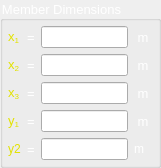
  <widget class="QGroupBox" name="gridGroupBox_4">
   <property name="geometry">
    <rect>
     <x>10</x>
     <y>490</y>
     <width>161</width>
     <height>161</height>
    </rect>
   </property>
   <property name="font">
    <font>
     <family>MS Shell Dlg 2</family>
     <pointsize>10</pointsize>
     <weight>50</weight>
     <italic>false</italic>
     <bold>false</bold>
    </font>
   </property>
   <property name="styleSheet">
    <string notr="true">font: 10pt &quot;MS Shell Dlg 2&quot;;
color: rgb(255, 255, 255);</string>
   </property>
   <property name="title">
    <string>Member Dimensions</string>
   </property>
   <layout class="QGridLayout" name="gridLayout_2">
    <property name="margin">
     <number>5</number>
    </property>
    <item row="3" column="3">
     <widget class="QLabel" name="label_39">
      <property name="font">
       <font>
        <family>MS Shell Dlg 2</family>
        <pointsize>10</pointsize>
        <weight>50</weight>
        <italic>false</italic>
        <bold>false</bold>
       </font>
      </property>
      <property name="text">
       <string> m</string>
      </property>
     </widget>
    </item>
    <item row="2" column="3">
     <widget class="QLabel" name="label_36">
      <property name="font">
       <font>
        <family>MS Shell Dlg 2</family>
        <pointsize>10</pointsize>
        <weight>50</weight>
        <italic>false</italic>
        <bold>false</bold>
       </font>
      </property>
      <property name="text">
       <string> m</string>
      </property>
     </widget>
    </item>
    <item row="0" column="3">
     <widget class="QLabel" name="label_17">
      <property name="font">
       <font>
        <family>MS Shell Dlg 2</family>
        <pointsize>10</pointsize>
        <weight>50</weight>
        <italic>false</italic>
        <bold>false</bold>
       </font>
      </property>
      <property name="text">
       <string> m </string>
      </property>
     </widget>
    </item>
    <item row="2" column="0">
     <widget class="QLabel" name="label_19">
      <property name="font">
       <font>
        <family>MS Shell Dlg 2</family>
        <pointsize>10</pointsize>
        <weight>50</weight>
        <italic>false</italic>
        <bold>false</bold>
       </font>
      </property>
      <property name="styleSheet">
       <string notr="true">color: rgb(226, 226, 0);</string>
      </property>
      <property name="text">
       <string>&lt;html&gt;&lt;head/&gt;&lt;body&gt;&lt;p&gt;x&lt;span style=&quot; vertical-align:sub;&quot;&gt;3&lt;/span&gt;&lt;/p&gt;&lt;/body&gt;&lt;/html&gt;</string>
      </property>
     </widget>
    </item>
    <item row="3" column="0">
     <widget class="QLabel" name="label_21">
      <property name="font">
       <font>
        <family>MS Shell Dlg 2</family>
        <pointsize>10</pointsize>
        <weight>50</weight>
        <italic>false</italic>
        <bold>false</bold>
       </font>
      </property>
      <property name="styleSheet">
       <string notr="true">color: rgb(226, 226, 0);</string>
      </property>
      <property name="text">
       <string>&lt;html&gt;&lt;head/&gt;&lt;body&gt;&lt;p&gt;y&lt;span style=&quot; vertical-align:sub;&quot;&gt;1&lt;/span&gt;&lt;/p&gt;&lt;/body&gt;&lt;/html&gt;</string>
      </property>
     </widget>
    </item>
    <item row="3" column="1">
     <widget class="QLabel" name="label_38">
      <property name="font">
       <font>
        <family>MS Shell Dlg 2</family>
        <pointsize>10</pointsize>
        <weight>50</weight>
        <italic>false</italic>
        <bold>false</bold>
       </font>
      </property>
      <property name="text">
       <string>=</string>
      </property>
     </widget>
    </item>
    <item row="1" column="0">
     <widget class="QLabel" name="label_7">
      <property name="font">
       <font>
        <family>MS Shell Dlg 2</family>
        <pointsize>10</pointsize>
        <weight>50</weight>
        <italic>false</italic>
        <bold>false</bold>
       </font>
      </property>
      <property name="styleSheet">
       <string notr="true">color: rgb(226, 226, 0);</string>
      </property>
      <property name="text">
       <string>&lt;html&gt;&lt;head/&gt;&lt;body&gt;&lt;p&gt;x&lt;span style=&quot; vertical-align:sub;&quot;&gt;2&lt;/span&gt;&lt;/p&gt;&lt;/body&gt;&lt;/html&gt;</string>
      </property>
     </widget>
    </item>
    <item row="1" column="2">
     <widget class="QLineEdit" name="x2">
      <property name="styleSheet">
       <string notr="true">color: rgb(255, 85, 255);</string>
      </property>
     </widget>
    </item>
    <item row="0" column="2">
     <widget class="QLineEdit" name="x1">
      <property name="styleSheet">
       <string notr="true">color: rgb(255, 85, 255);</string>
      </property>
     </widget>
    </item>
    <item row="3" column="2">
     <widget class="QLineEdit" name="y1">
      <property name="styleSheet">
       <string notr="true">color: rgb(255, 85, 255);</string>
      </property>
     </widget>
    </item>
    <item row="0" column="0">
     <widget class="QLabel" name="label_20">
      <property name="font">
       <font>
        <family>MS Shell Dlg 2</family>
        <pointsize>10</pointsize>
        <weight>50</weight>
        <italic>false</italic>
        <bold>false</bold>
       </font>
      </property>
      <property name="styleSheet">
       <string notr="true">color: rgb(226, 226, 0);</string>
      </property>
      <property name="text">
       <string>&lt;html&gt;&lt;head/&gt;&lt;body&gt;&lt;p&gt;x&lt;span style=&quot; vertical-align:sub;&quot;&gt;1&lt;/span&gt;&lt;/p&gt;&lt;/body&gt;&lt;/html&gt;</string>
      </property>
     </widget>
    </item>
    <item row="2" column="2">
     <widget class="QLineEdit" name="x3">
      <property name="styleSheet">
       <string notr="true">color: rgb(255, 85, 255);</string>
      </property>
     </widget>
    </item>
    <item row="2" column="1">
     <widget class="QLabel" name="label_37">
      <property name="font">
       <font>
        <family>MS Shell Dlg 2</family>
        <pointsize>10</pointsize>
        <weight>50</weight>
        <italic>false</italic>
        <bold>false</bold>
       </font>
      </property>
      <property name="text">
       <string>=</string>
      </property>
     </widget>
    </item>
    <item row="1" column="3">
     <widget class="QLabel" name="label_18">
      <property name="font">
       <font>
        <family>MS Shell Dlg 2</family>
        <pointsize>10</pointsize>
        <weight>50</weight>
        <italic>false</italic>
        <bold>false</bold>
       </font>
      </property>
      <property name="text">
       <string> m</string>
      </property>
     </widget>
    </item>
    <item row="1" column="1">
     <widget class="QLabel" name="label_35">
      <property name="font">
       <font>
        <family>MS Shell Dlg 2</family>
        <pointsize>10</pointsize>
        <weight>50</weight>
        <italic>false</italic>
        <bold>false</bold>
       </font>
      </property>
      <property name="text">
       <string>=</string>
      </property>
     </widget>
    </item>
    <item row="0" column="1">
     <widget class="QLabel" name="label_16">
      <property name="font">
       <font>
        <family>MS Shell Dlg 2</family>
        <pointsize>10</pointsize>
        <weight>50</weight>
        <italic>false</italic>
        <bold>false</bold>
       </font>
      </property>
      <property name="text">
       <string>=</string>
      </property>
     </widget>
    </item>
    <item row="4" column="0">
     <widget class="QLabel" name="label_5">
      <property name="styleSheet">
       <string notr="true">color: rgb(226, 226, 0);</string>
      </property>
      <property name="text">
       <string>y2</string>
      </property>
     </widget>
    </item>
    <item row="4" column="2">
     <widget class="QLineEdit" name="y2">
      <property name="styleSheet">
       <string notr="true">color: rgb(255, 85, 255);</string>
      </property>
     </widget>
    </item>
    <item row="4" column="3">
     <widget class="QLabel" name="label_8">
      <property name="text">
       <string>m</string>
      </property>
     </widget>
    </item>
    <item row="4" column="1">
     <widget class="QLabel" name="label_43">
      <property name="font">
       <font>
        <family>MS Shell Dlg 2</family>
        <pointsize>10</pointsize>
        <weight>50</weight>
        <italic>false</italic>
        <bold>false</bold>
       </font>
      </property>
      <property name="text">
       <string>=</string>
      </property>
     </widget>
    </item>
   </layout>
  </widget>
